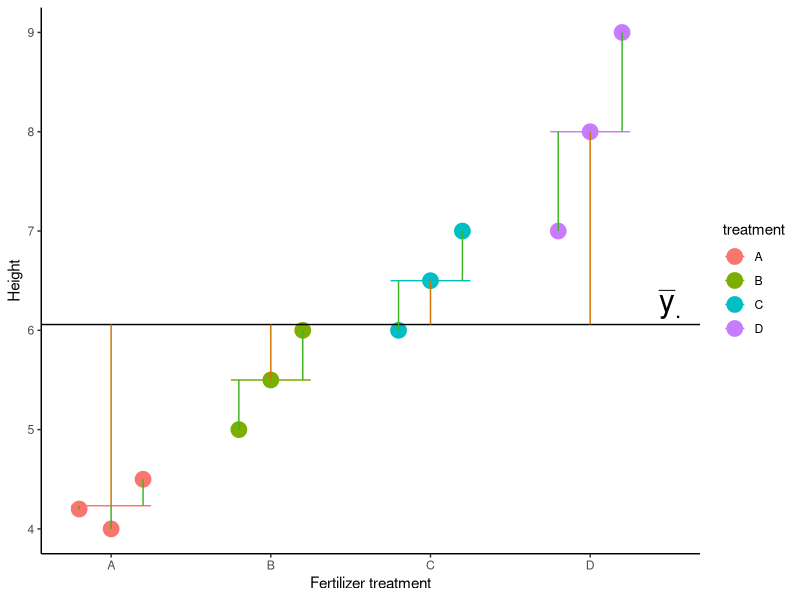

Here is the R script that generated this plot: (Note: this script raises an error after producing the figure.)
treatment <- rep(LETTERS[1:4], each = 3)

values <- c(4.2, 4, 4.5, 5, 5.5, 6, 6, 6.5, 7, 7, 8, 9)

dataanova <- data.frame(treatment, values)

dataanova$x <- c(0.8, 1, 1.2, 1.8, 2, 2.2, 2.8, 3, 3.2, 3.8, 4, 4.2)

library(ggplot2)

library(dplyr)
ybari <- dataanova %>%
  group_by(treatment) %>%
  summarise(y = mean(values)) %>%
  mutate(x = 1:4, label = c("bar(y)[A]", "bar(y)[B]", "bar(y)[C]", "bar(y)[D]"))


dataanova$ybar <- rep(ybari$y, each = 3)


ggplot(dataanova, aes(x = x, y = values)) +
  geom_point(aes(color = treatment), size = 5) +
  scale_x_continuous(
    "Fertilizer treatment",
    labels = c("A", "B", "C", "D"),
    breaks = 1:4
  ) +
  scale_y_continuous("Height") +
  geom_hline(yintercept = mean(dataanova$values)) +
  annotate(
    "text",
    label = "bar(y)[.]",
    x = 4.5,
    y = mean(dataanova$values) + 0.2,
    parse = TRUE,
    size = 8
  ) +
  theme_classic() +
  geom_segment(
    data = ybari,
    aes(x = x - 0.25, xend = x + 0.25, y = y, yend = y, color = treatment)
  ) +
  geom_segment(
    data = ybari,
    aes(x = x, xend = x, y = mean(dataanova$values), yend = y),
    color = "#D47500"
  ) +
  geom_segment(
    data = dataanova,
    aes(x = x, xend = x, y = ybar, yend = values),
    color = "#3CB521"
  )

fit1 <- lm(values ~ treatment, data = dataanova)

model.matrix(fit1)

summary(fit1)


dataanova$x <- c(0.8, 1, 1.2, 1.8, 2, 2.2, 2.8, 3, 3.2, 3.8, 4, 4.2)
ggplot(dataanova, aes(x = x, y = Height)) +
  geom_point(aes(color = Treatment), size = 5) +
  scale_x_continuous(
    "Fertilizer treatment",
    labels = c("A", "B", "C", "D"),
    breaks = 1:4
  ) +
  scale_y_continuous("Height") +
  guides(color = FALSE) +
  geom_hline(yintercept = mean(dataanova$Height)) +
  annotate(
    "text",
    label = "bar(y)[.]",
    x = 4.25,
    y = mean(dataanova$Height) + 0.6,
    parse = TRUE,
    size = 8
  )


ggplot(dataanova, aes(x = x, y = values)) +
  geom_point(aes(color = treatment), size = 5) +
  scale_x_continuous(
    "Fertilizer treatment",
    labels = c("A", "B", "C", "D"),
    breaks = 1:4
  ) +
  scale_y_continuous("Height") +
  geom_hline(yintercept = mean(dataanova$values)) +
  annotate(
    "text",
    label = "bar(y)[.]",
    x = 4.5,
    y = mean(dataanova$values) + 0.2,
    parse = TRUE,
    size = 8
  ) +
  theme_classic() +
  geom_segment(
    data = ybari,
    aes(x = x - 0.25, xend = x + 0.25, y = y, yend = y, color = treatment)
  ) +
  geom_segment(
    data = dataanova,
    aes(x = x, xend = x, y = ybar, yend = values),
    color = "#3CB521"
  )


dataanova

bartlett.test(values ~ treatment, data = dataanova)

results.aov <- aov(values ~ treatment, data = dataanova)
TukeyHSD(results.aov)
write_xlsx(tidy(TukeyHSD(results.aov)), "Anova_tukey.xlsx")

results.lm <- lm(values ~ treatment, data = dataanova)
emm.s <- emmeans(results.lm, "treatment")
pairs(emm.s)

summary(results.aov)
write_xlsx(tidy(results.aov), "Anova_ob.xlsx")
library(broom)
install.packages("writexl")
library(writexl)

results.lm <- lm(values ~ treatment, data = dataanova)
summary(results.lm)


pairwise.t.test(dataanova$values, dataanova$treatment)

write_xlsx(
  tidy(pairwise.t.test(
    dataanova$values,
    dataanova$treatment,
    p.adjust.method = "bonferroni"
  )),
  "bonf.xlsx"
)


pigs.emm.s <- emmeans(pigs.lm, "source")
pairs(pigs.emm.s)


write_xlsx(dataanova[, -3], "newdata.xlsx")

dataanova$source <- rep(c("O", "I"), each = 6)


mod <- lm(values ~ treatment, data = dataanova)
library(emmeans)
emm <- emmeans(mod, ~treatment)
custom <- list(
  groups = c(1, 1, -1, -1),
  org = c(1, -1, 0, 0),
  inorg = c(0, 0, 1, -1)
)
table <- contrast(emm, custom)

table


library(writexl)
library(broom)
tidytable <- tidy(table)
write_xlsx(tidytable, "contrastt.xlsx")


### New example
treatment <- rep(LETTERS[1:3], each = 15)

values <- c(rnorm(15, 25), rnorm(15, 38), rnorm(15, 41))

dataanova <- data.frame(treatment, values)

dataanova$x <- c(
  seq(from = 0.6, to = 1.4, length = 15),
  seq(from = 1.6, to = 2.4, length = 15),
  seq(from = 2.6, to = 3.4, length = 15)
)

library(ggplot2)

library(dplyr)
ybari <- dataanova %>%
  group_by(treatment) %>%
  summarise(y = mean(values)) %>%
  mutate(x = 1:3, label = c("bar(y)[A]", "bar(y)[B]", "bar(y)[C]"))


dataanova$ybar <- rep(ybari$y, each = 15)
library(ggplot2)
ggplot(dataanova, aes(x = x, y = values)) +
  geom_point(aes(color = treatment), size = 3) +
  scale_x_continuous(
    "Diet treatment",
    labels = c("High-E", "Forage", "Mixed"),
    breaks = 1:3,
    guide = "none"
  ) +
  scale_y_continuous("Weight gain") +
  geom_hline(yintercept = mean(dataanova$values)) +
  annotate(
    "text",
    label = "bar(y)[.]",
    x = 3.5,
    y = mean(dataanova$values) + 1.2,
    parse = TRUE,
    size = 5
  ) +
  theme_classic() +
  theme(legend.position = "none") +
  geom_segment(
    data = ybari,
    aes(x = x - 0.45, xend = x + 0.45, y = y, yend = y, color = treatment)
  ) +
  geom_segment(
    data = ybari,
    aes(x = x, xend = x, y = mean(dataanova$values), yend = y),
    color = "#D47500"
  ) +
  geom_segment(
    data = dataanova,
    aes(x = x, xend = x, y = ybar, yend = values),
    color = "#3CB521"
  )

fit1 <- lm(values ~ treatment, data = dataanova)

model.matrix(fit1)

summary(fit1)


dataanova$x <- c(0.8, 1, 1.2, 1.8, 2, 2.2, 2.8, 3, 3.2, 3.8, 4, 4.2)
ggplot(dataanova, aes(x = x, y = Height)) +
  geom_point(aes(color = Treatment), size = 5) +
  scale_x_continuous(
    "Fertilizer treatment",
    labels = c("A", "B", "C", "D"),
    breaks = 1:4
  ) +
  scale_y_continuous("Height") +
  guides(color = FALSE) +
  geom_hline(yintercept = mean(dataanova$Height)) +
  annotate(
    "text",
    label = "bar(y)[.]",
    x = 4.25,
    y = mean(dataanova$Height) + 0.6,
    parse = TRUE,
    size = 8
  )


results.aov <- aov(values ~ treatment, data = dataanova)

summary(results.aov)
write_xlsx(tidy(results.aov), "Anova_ob2.xlsx")

TukeyHSD(results.aov)
write_xlsx(tidy(TukeyHSD(results.aov)), "Anova_tukey2.xlsx")

results.lm <- lm(values ~ treatment, data = dataanova)
emm.s <- emmeans(results.lm, "treatment")
pairs(emm.s)


treatment <- rep(LETTERS[1:3], each = 15)
farm <- rep(rep(1:5, each = 3), 3)
farm <- as.factor()
beta <- rnorm(5, 0, 2)
values <- c(rnorm(15, 30), rnorm(15, 38), rnorm(15, 40))
values <- values + rep(rep(beta, each = 3), 3)

dataanova <- data.frame(treatment, values, farm)
write.csv(dataanova, "cowfarms.csv", row.names = FALSE)

dataanova$x <- c(
  seq(from = 0.6, to = 1.4, length = 15),
  seq(from = 1.6, to = 2.4, length = 15),
  seq(from = 2.6, to = 3.4, length = 15)
)

library(ggplot2)

library(dplyr)
ybari <- dataanova %>%
  group_by(treatment) %>%
  summarise(y = mean(values)) %>%
  mutate(x = 1:3, label = c("bar(y)[A]", "bar(y)[B]", "bar(y)[C]"))

ybari2 <- dataanova %>%
  group_by(treatment, farm) %>%
  summarise(y = mean(values)) %>%
  mutate(x = 1:5)


dataanova$ybar <- rep(ybari$y, each = 15)

ggplot(dataanova, aes(x = x, y = values)) +
  geom_point(aes(color = as.factor(farm)), size = 3) +
  scale_x_continuous(
    "Diet treatment",
    labels = c("High-E", "Forage", "Mixed"),
    breaks = 1:3,
    guide = "none"
  ) +
  scale_y_continuous("Weight gain") +
  geom_hline(yintercept = mean(dataanova$values)) +
  annotate(
    "text",
    label = "bar(y)[.]",
    x = 3.5,
    y = mean(dataanova$values) + 1.2,
    parse = TRUE,
    size = 5
  ) +
  theme_classic() +
  geom_segment(
    data = ybari,
    aes(x = x - 0.45, xend = x + 0.45, y = y, yend = y, color = treatment)
  ) +
  #geom_segment(data = ybari2, aes(x = x - 0.45, xend = x + 0.45, y = y, yend = y, color = farm)) +

  geom_segment(
    data = ybari,
    aes(x = x, xend = x, y = mean(dataanova$values), yend = y),
    color = "#D47500"
  ) +
  geom_segment(
    data = dataanova,
    aes(x = x, xend = x, y = ybar, yend = values),
    color = "#3CB521"
  )


results.aov <- aov(values ~ treatment + Error(farm), data = dataanova)

summary(results.aov)
write_xlsx(tidy(results.aov), "Anova_ob3.xlsx")

TukeyHSD(results.aov)


library(multcomp)
glht(results.aov, linfct = mcp(check = "Tukey"))
pairs(emmeans(results.aov, "treatment"))


treatment <- rep(LETTERS[1:3], each = 15)
breed <- rep(rep(c("Holstein", "Angus", "Brehman"), each = 3), 5)
#beta<-rnorm(5,0,2)
values <- c(rnorm(15, 30), rnorm(15, 38), rnorm(15, 40))
values <- values + c(rnorm(15, 30), rnorm(15, 38), rnorm(15, 40))

dataanova <- data.frame(treatment, values, breed)
write.csv(dataanova, "cowbreeds.csv", row.names = FALSE)

dataanova <- dataanova %>% arrange(desc(breed))
dataanova$x <- c(
  seq(from = 0.6, to = 1.4, length = 15),
  seq(from = 1.6, to = 2.4, length = 15),
  seq(from = 2.6, to = 3.4, length = 15)
)

values <- values + c(rnorm(15, 3), rnorm(15, 4), rnorm(15, 6))

dataanova <- dataanova %>% arrange(treatment)

dataanova$x <- c(
  seq(from = 0.6, to = 1.4, length = 15),
  seq(from = 1.6, to = 2.4, length = 15),
  seq(from = 2.6, to = 3.4, length = 15)
)


library(ggplot2)

library(dplyr)
ybari <- dataanova %>%
  group_by(treatment) %>%
  summarise(y = mean(values)) %>%
  mutate(x = 1:3, label = c("bar(y)[A]", "bar(y)[B]", "bar(y)[C]"))

ybari2 <- dataanova %>%
  group_by(treatment, farm) %>%
  summarise(y = mean(values)) %>%
  mutate(x = 1:5)


dataanova$ybar <- rep(ybari$y, each = 15)

ggplot(dataanova, aes(x = x, y = values)) +
  geom_point(aes(color = as.factor(breed)), size = 3) +
  scale_x_continuous(
    "Diet treatment",
    labels = c("High-E", "Forage", "Mixed"),
    breaks = 1:3,
    guide = "none"
  ) +
  scale_y_continuous("Weight gain") +
  geom_hline(yintercept = mean(dataanova$values)) +
  annotate(
    "text",
    label = "bar(y)[.]",
    x = 3.5,
    y = mean(dataanova$values) + 1.2,
    parse = TRUE,
    size = 5
  ) +
  theme_classic() +
  geom_segment(
    data = ybari,
    aes(x = x - 0.45, xend = x + 0.45, y = y, yend = y, color = treatment)
  ) +
  #geom_segment(data = ybari2, aes(x = x - 0.45, xend = x + 0.45, y = y, yend = y, color = farm)) +

  geom_segment(
    data = ybari,
    aes(x = x, xend = x, y = mean(dataanova$values), yend = y),
    color = "#D47500"
  ) +
  geom_segment(
    data = dataanova,
    aes(x = x, xend = x, y = ybar, yend = values),
    color = "#3CB521"
  )


results.aov <- aov(values ~ treatment * breed, data = dataanova)

summary(results.aov)
write_xlsx(tidy(results.aov), "Anova_ob4.xlsx")

TukeyHSD(results.aov)


### Nested

exp <- data.frame(
  obs = rep(c(1, 2, 3), 2),
  expUnit = rep(c(1, 2), each = 3),
  tA = c(15.9, 16.3, 15.9, 14.2, 13.4, 14.0),
  tB = c(12.3, 12.7, 13.0, 13.1, 13.0, 13.4),
  tC = c(18.5, 18.0, 18.7, 19.0, 19.5, 19)
)


library(tidyr)

anovadata2 <- pivot_longer(
  exp,
  cols = starts_with("t"),
  names_to = "Treatment",
  values_to = "vals"
)


anovadata2$expUnit <- factor(anovadata2$expUnit)


plotData <- aggregate(vals ~ Treatment + expUnit, data = anovadata2, FUN = mean)

plotData <- plotData %>% arrange(Treatment)
plotData$treatment = c(0.8, 1.2, 1.8, 2.2, 2.8, 3.2)


library(tidyverse)
y.bar <- dplyr::group_by(anovadata2, Treatment) %>%
  summarise(mu = mean(vals)) %>%
  dplyr::mutate(treatment = c(1, 2, 3))

y.bar$exp <- mean(anovadata2$vals)

plotData$exp <- rep(c(15, 12.9, 18.8), each = 2)


anovadata2$Treatment <- as.factor(anovadata2$Treatment)
anovadata2 <- anovadata2 %>% arrange(Treatment)
anovadata2$treatment <- rep(c(0.8, 1.2, 1.8, 2.2, 2.8, 3.2), each = 3) +
  rnorm(18, 0, 0.07)
anovadata2$exp <- rep(plotData$vals, each = 3)

ggplot() +
  geom_hline(yintercept = mean(anovadata2$vals)) +
  geom_segment(
    data = y.bar,
    aes(x = treatment, xend = treatment, y = exp, yend = mu)
  ) +
  geom_segment(
    data = y.bar,
    aes(
      x = treatment - 0.3,
      xend = treatment + 0.3,
      y = mu,
      yend = mu,
      color = Treatment
    ),
    linewidth = 0.75
  ) +
  geom_segment(
    data = plotData,
    aes(
      x = treatment,
      xend = treatment,
      y = exp,
      yend = vals,
      color = Treatment
    )
  ) +
  geom_segment(
    data = plotData,
    aes(
      x = treatment - 0.1,
      xend = treatment + 0.1,
      y = vals,
      yend = vals,
      color = Treatment
    )
  ) +
  geom_blank(
    data = anovadata2,
    aes(x = treatment, y = vals, color = Treatment),
    size = 1
  ) +
  geom_segment(
    data = anovadata2,
    aes(x = treatment, xend = treatment, y = exp, yend = vals),
    linewidth = 0.25,
    linetype = "dashed"
  ) +
  geom_point(
    data = anovadata2,
    aes(x = treatment, y = vals, color = Treatment),
    size = 1
  ) +
  scale_y_continuous("values") +
  scale_x_continuous(
    "Treatment",
    breaks = c(1, 2, 3),
    labels = c("A", "B", "C")
  ) +

  theme_classic() +
  theme(legend.position = "none")


nested_aov <- aov(vals ~ Treatment + Error(expUnit), data = anovadata2)
summary(nested_aov)


pairs(emmeans(nested_aov, "Treatment"))


# Simulate a factorial design with three factors: fertilizer, irrigation and light.
# Fertilizer: 2 levels (organic, inorganic)
# Irrigation: 3 levels (low, medium, high)
# Light: 2 levels (low, high)
# 12 total combinations × 5 replicates = 60 observations.
# No interactions; strong effects of fertilizer and irrigation; medium effect of light.

set.seed(123)
# build all combinations and replicate each combination 5 times
factors <- expand.grid(
  fertilizer = c("organic", "inorganic"),
  irrigation = c("low", "medium", "high"),
  light = c("low", "high"),
  stringsAsFactors = FALSE
)
data <- factors[rep(seq_len(nrow(factors)), each = 5), ]

# Define main effects (no interactions)
effects_fert <- c(organic = 0, inorganic = 5)
effects_irrig <- c(low = 0, medium = 5, high = 10)
effects_light <- c(low = 0, high = 2)
baseline <- 20

mu <- baseline +
  effects_fert[data$fertilizer] +
  effects_irrig[data$irrigation] +
  effects_light[data$light]

growth <- rnorm(nrow(data), mean = mu, sd = 2)
data$growth <- growth

write.csv(growth, "growthdata.csv", row.names = FALSE)
